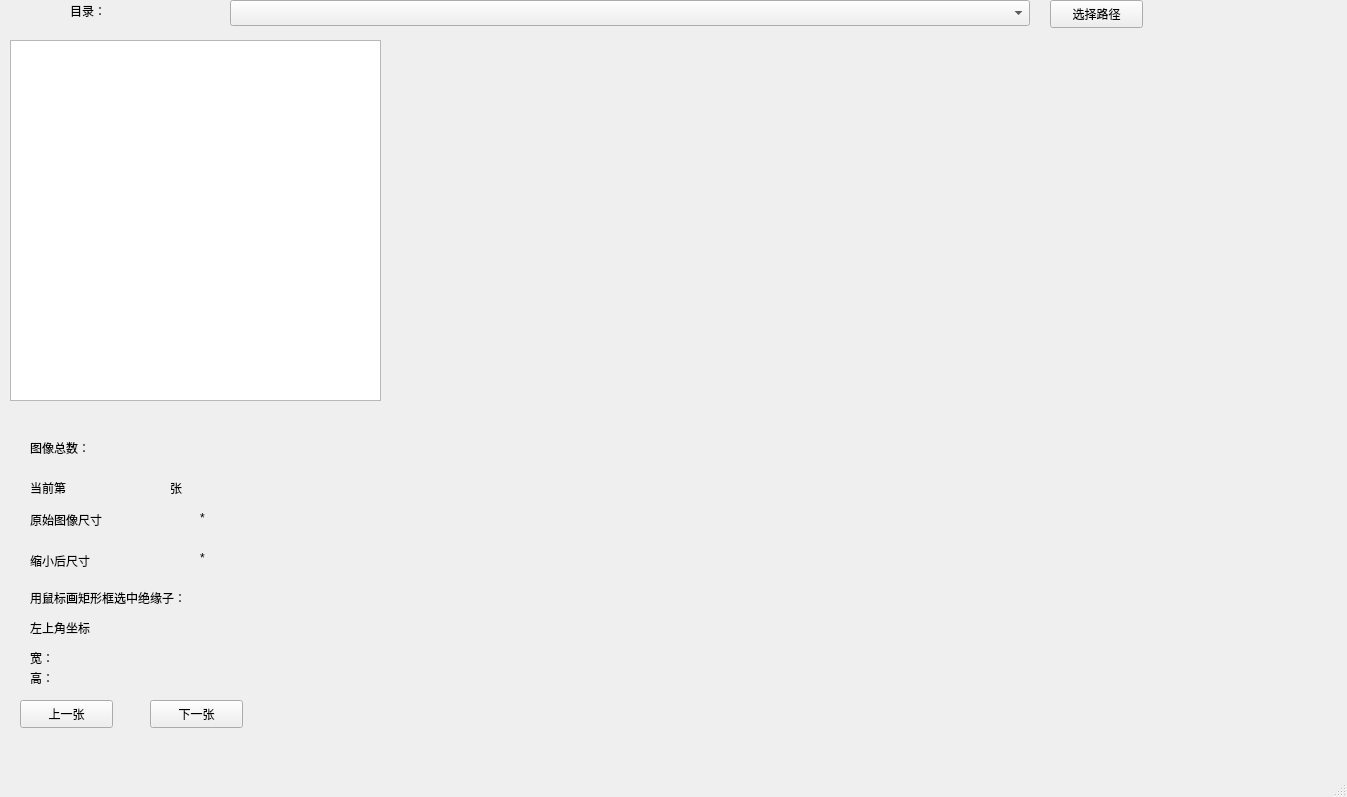
<?xml version="1.0" encoding="UTF-8"?>
<ui version="4.0">
 <class>chooseInsulatorClass</class>
 <widget class="QMainWindow" name="chooseInsulatorClass">
  <property name="geometry">
   <rect>
    <x>0</x>
    <y>0</y>
    <width>1347</width>
    <height>797</height>
   </rect>
  </property>
  <property name="windowTitle">
   <string>chooseInsulator</string>
  </property>
  <widget class="QWidget" name="centralWidget">
   <widget class="QComboBox" name="comboBox_dir">
    <property name="geometry">
     <rect>
      <x>230</x>
      <y>0</y>
      <width>800</width>
      <height>26</height>
     </rect>
    </property>
    <property name="minimumSize">
     <size>
      <width>800</width>
      <height>0</height>
     </size>
    </property>
    <property name="maxVisibleItems">
     <number>10</number>
    </property>
    <property name="sizeAdjustPolicy">
     <enum>QComboBox::AdjustToMinimumContentsLengthWithIcon</enum>
    </property>
    <property name="iconSize">
     <size>
      <width>20</width>
      <height>20</height>
     </size>
    </property>
   </widget>
   <widget class="QPushButton" name="chooseDir">
    <property name="geometry">
     <rect>
      <x>1050</x>
      <y>0</y>
      <width>93</width>
      <height>28</height>
     </rect>
    </property>
    <property name="text">
     <string>选择路径</string>
    </property>
   </widget>
   <widget class="QTreeView" name="treeView">
    <property name="geometry">
     <rect>
      <x>10</x>
      <y>40</y>
      <width>371</width>
      <height>361</height>
     </rect>
    </property>
   </widget>
   <widget class="QLabel" name="label">
    <property name="geometry">
     <rect>
      <x>70</x>
      <y>0</y>
      <width>121</width>
      <height>21</height>
     </rect>
    </property>
    <property name="text">
     <string>目录：</string>
    </property>
   </widget>
   <widget class="QPushButton" name="upperImage">
    <property name="geometry">
     <rect>
      <x>20</x>
      <y>700</y>
      <width>93</width>
      <height>28</height>
     </rect>
    </property>
    <property name="text">
     <string>上一张</string>
    </property>
   </widget>
   <widget class="QLabel" name="label_3">
    <property name="geometry">
     <rect>
      <x>30</x>
      <y>440</y>
      <width>72</width>
      <height>15</height>
     </rect>
    </property>
    <property name="text">
     <string>图像总数：</string>
    </property>
   </widget>
   <widget class="QLabel" name="TotalImage">
    <property name="geometry">
     <rect>
      <x>110</x>
      <y>440</y>
      <width>72</width>
      <height>15</height>
     </rect>
    </property>
    <property name="text">
     <string/>
    </property>
   </widget>
   <widget class="QLabel" name="label_4">
    <property name="geometry">
     <rect>
      <x>30</x>
      <y>480</y>
      <width>51</width>
      <height>16</height>
     </rect>
    </property>
    <property name="text">
     <string>当前第</string>
    </property>
   </widget>
   <widget class="QLabel" name="imageNoLabel">
    <property name="geometry">
     <rect>
      <x>90</x>
      <y>480</y>
      <width>81</width>
      <height>16</height>
     </rect>
    </property>
    <property name="text">
     <string/>
    </property>
   </widget>
   <widget class="QLabel" name="label_6">
    <property name="geometry">
     <rect>
      <x>170</x>
      <y>480</y>
      <width>72</width>
      <height>15</height>
     </rect>
    </property>
    <property name="text">
     <string>张</string>
    </property>
   </widget>
   <widget class="QLabel" name="label_5">
    <property name="geometry">
     <rect>
      <x>30</x>
      <y>590</y>
      <width>201</width>
      <height>16</height>
     </rect>
    </property>
    <property name="text">
     <string>用鼠标画矩形框选中绝缘子：</string>
    </property>
   </widget>
   <widget class="QLabel" name="TopLeftLabel_1">
    <property name="geometry">
     <rect>
      <x>30</x>
      <y>620</y>
      <width>81</width>
      <height>16</height>
     </rect>
    </property>
    <property name="text">
     <string>左上角坐标</string>
    </property>
   </widget>
   <widget class="QLabel" name="label_8">
    <property name="geometry">
     <rect>
      <x>30</x>
      <y>510</y>
      <width>91</width>
      <height>20</height>
     </rect>
    </property>
    <property name="text">
     <string>原始图像尺寸</string>
    </property>
   </widget>
   <widget class="QLabel" name="TopLeftLabel">
    <property name="geometry">
     <rect>
      <x>120</x>
      <y>620</y>
      <width>91</width>
      <height>16</height>
     </rect>
    </property>
    <property name="text">
     <string/>
    </property>
   </widget>
   <widget class="QLabel" name="label_10">
    <property name="geometry">
     <rect>
      <x>30</x>
      <y>650</y>
      <width>31</width>
      <height>16</height>
     </rect>
    </property>
    <property name="text">
     <string>宽：</string>
    </property>
   </widget>
   <widget class="QLabel" name="label_11">
    <property name="geometry">
     <rect>
      <x>30</x>
      <y>670</y>
      <width>31</width>
      <height>16</height>
     </rect>
    </property>
    <property name="text">
     <string>高：</string>
    </property>
   </widget>
   <widget class="QLabel" name="RectWLabel">
    <property name="geometry">
     <rect>
      <x>70</x>
      <y>650</y>
      <width>72</width>
      <height>15</height>
     </rect>
    </property>
    <property name="text">
     <string/>
    </property>
   </widget>
   <widget class="QLabel" name="RectHLabel">
    <property name="geometry">
     <rect>
      <x>70</x>
      <y>670</y>
      <width>72</width>
      <height>15</height>
     </rect>
    </property>
    <property name="text">
     <string/>
    </property>
   </widget>
   <widget class="QPushButton" name="nextImage">
    <property name="geometry">
     <rect>
      <x>150</x>
      <y>700</y>
      <width>93</width>
      <height>28</height>
     </rect>
    </property>
    <property name="text">
     <string>下一张</string>
    </property>
   </widget>
   <widget class="QLabel" name="oriImageW">
    <property name="geometry">
     <rect>
      <x>120</x>
      <y>510</y>
      <width>71</width>
      <height>20</height>
     </rect>
    </property>
    <property name="text">
     <string/>
    </property>
   </widget>
   <widget class="QLabel" name="label_12">
    <property name="geometry">
     <rect>
      <x>200</x>
      <y>510</y>
      <width>16</width>
      <height>16</height>
     </rect>
    </property>
    <property name="text">
     <string>*</string>
    </property>
   </widget>
   <widget class="QLabel" name="oriImageH">
    <property name="geometry">
     <rect>
      <x>220</x>
      <y>510</y>
      <width>72</width>
      <height>21</height>
     </rect>
    </property>
    <property name="text">
     <string/>
    </property>
   </widget>
   <widget class="QLabel" name="label_9">
    <property name="geometry">
     <rect>
      <x>30</x>
      <y>550</y>
      <width>81</width>
      <height>21</height>
     </rect>
    </property>
    <property name="text">
     <string>缩小后尺寸</string>
    </property>
   </widget>
   <widget class="QLabel" name="resizeImageH">
    <property name="geometry">
     <rect>
      <x>220</x>
      <y>550</y>
      <width>72</width>
      <height>21</height>
     </rect>
    </property>
    <property name="text">
     <string/>
    </property>
   </widget>
   <widget class="QLabel" name="label_13">
    <property name="geometry">
     <rect>
      <x>200</x>
      <y>550</y>
      <width>16</width>
      <height>16</height>
     </rect>
    </property>
    <property name="text">
     <string>*</string>
    </property>
   </widget>
   <widget class="QLabel" name="resizeImageW">
    <property name="geometry">
     <rect>
      <x>120</x>
      <y>550</y>
      <width>71</width>
      <height>20</height>
     </rect>
    </property>
    <property name="text">
     <string/>
    </property>
   </widget>
  </widget>
  <widget class="QStatusBar" name="statusBar"/>
  <action name="actionOpen">
   <property name="text">
    <string>操作与结果格式说明</string>
   </property>
  </action>
 </widget>
 <layoutdefault spacing="6" margin="11"/>
 <resources/>
 <connections/>
</ui>
